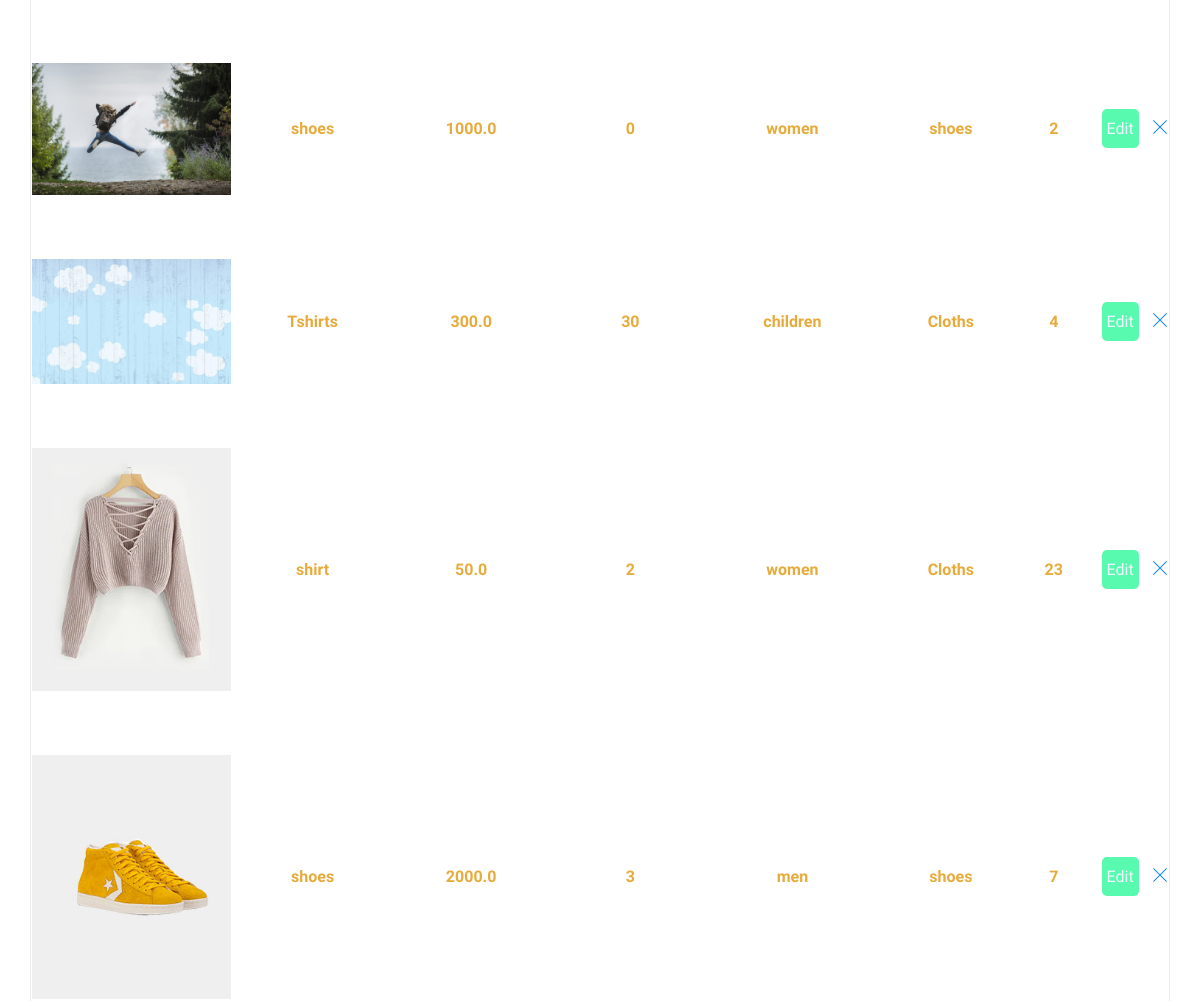
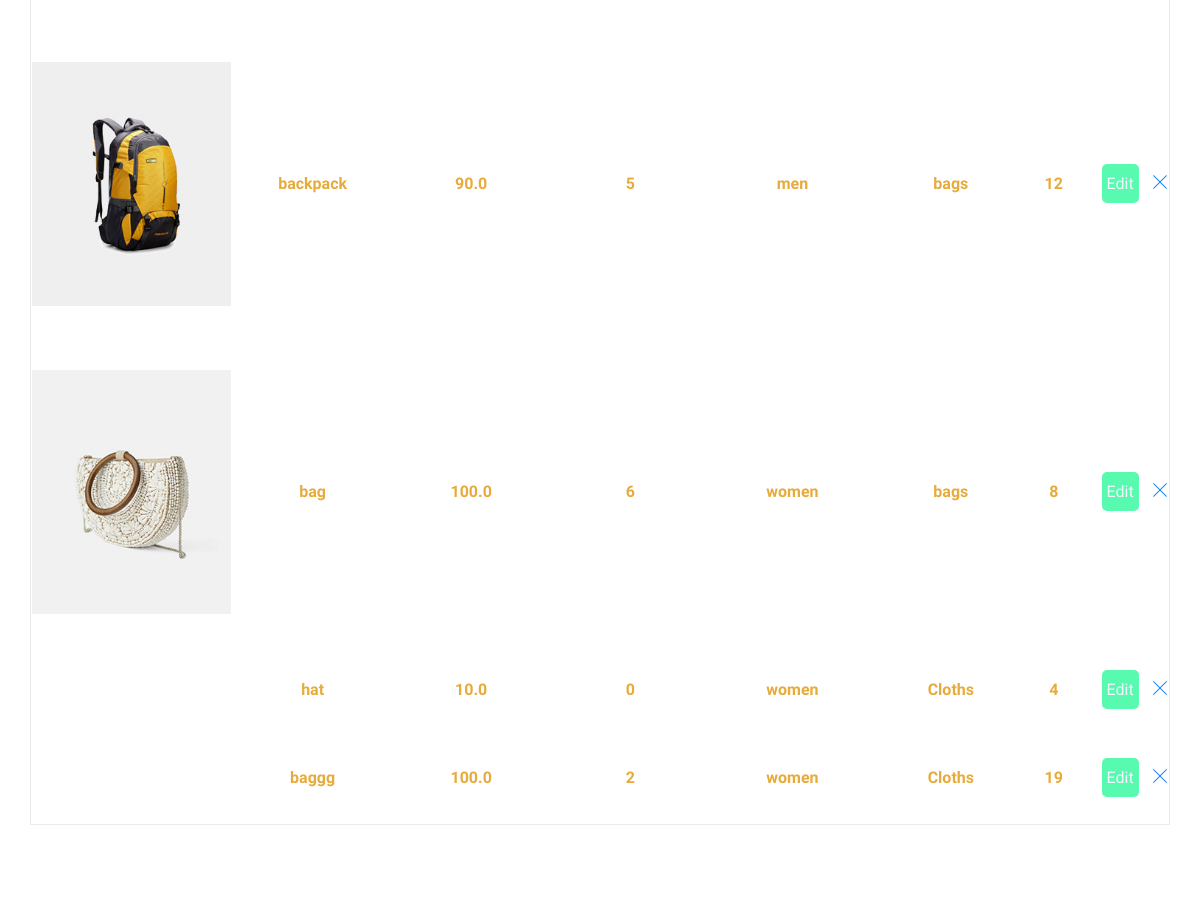
Page /users/admin-page/?q=product (signed in, middle part) on the earlier database version (2 pictures, top to bottom).
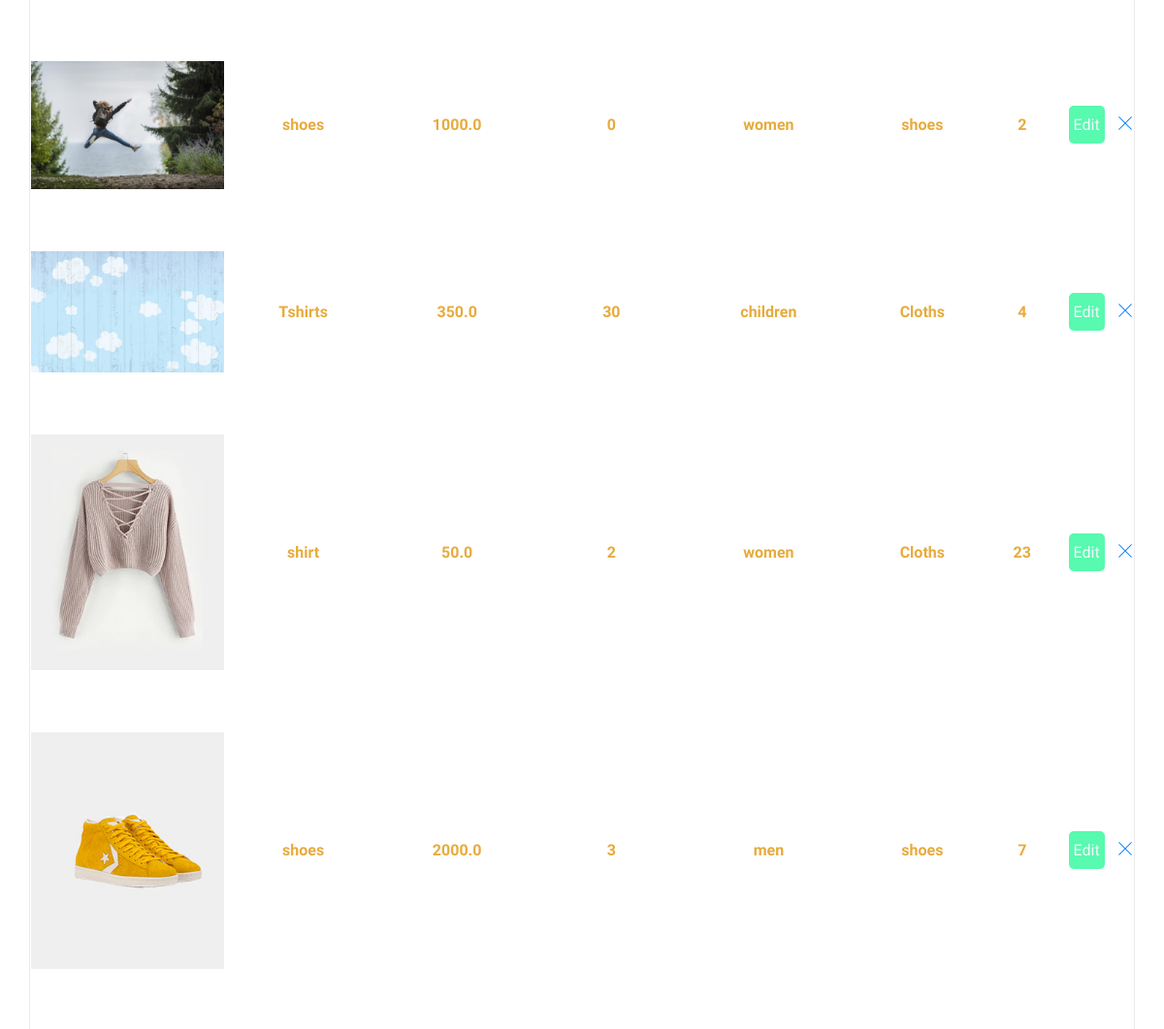
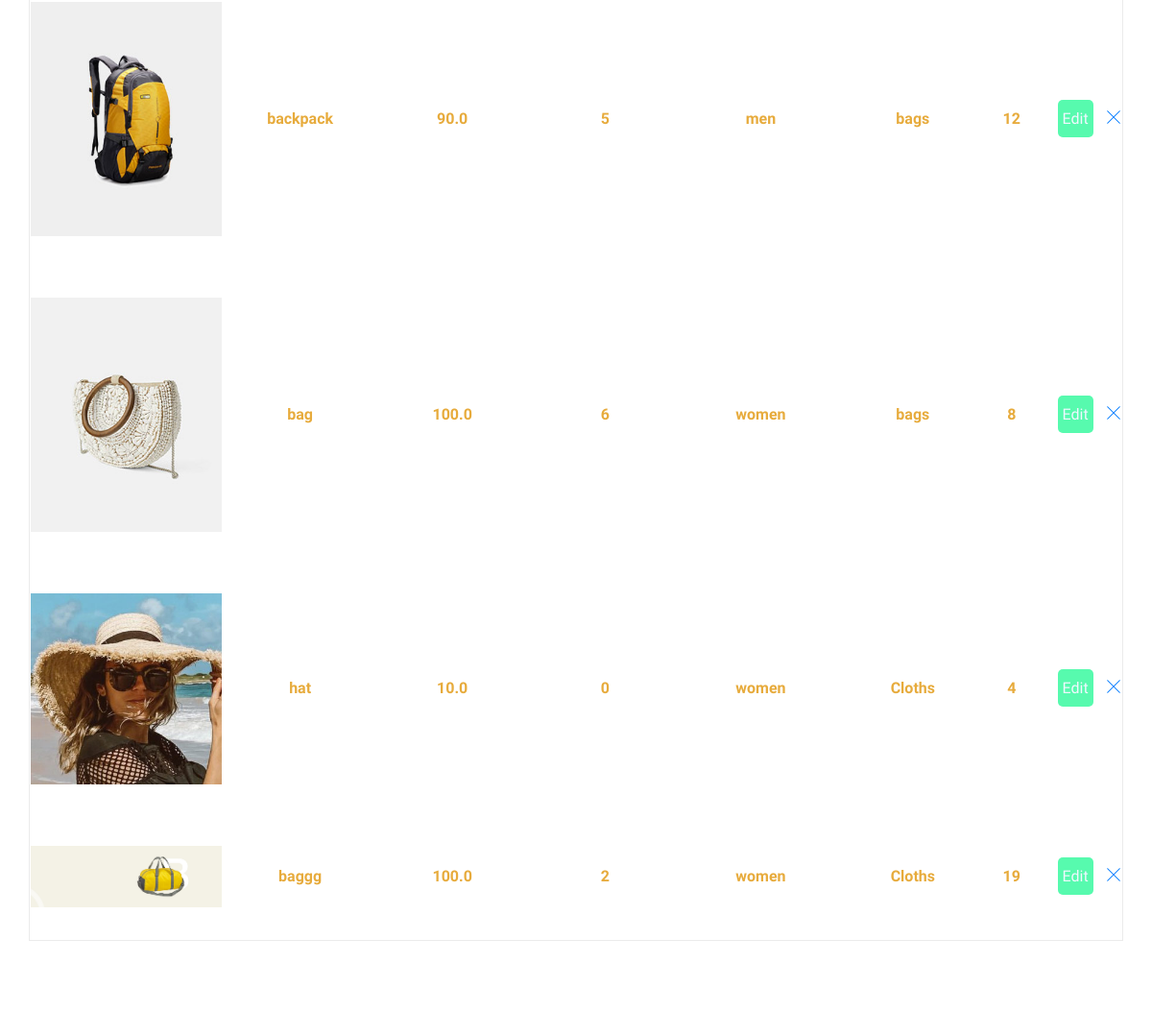
Same page on the later database version (2 pictures, top to bottom).
### products/models.py (models this page shows, shortened)
class Product(models.Model):
    owner=models.ForeignKey(Profile,on_delete=models.CASCADE, null=True)
    tag=models.ForeignKey(Tag,null=True,blank=True,on_delete=models.SET_NULL)
    cat=models.ForeignKey(Category,null=True,blank=True,on_delete=models.SET_NULL)
    size=models.ManyToManyField(Size,null=True,blank=True)
    color=models.ManyToManyField(Color,null=True,blank=True)
    name=models.CharField(max_length=300)
    description=models.TextField(null=True,blank=True)
    image=models.ImageField(null=True, blank=True,upload_to='profiles/')
    brand=models.CharField(max_length = 150,null=True,blank=True)
    price=models.FloatField(default=0, null=True, blank=True)
    discount=models.IntegerField(default=0, null=True, blank=True)
    stock=models.IntegerField(default=0, null=True, blank=True)
    vote_total=models.IntegerField(default=0, null=True, blank=True)
    vote_ratio=models.IntegerField(default=0,null=True, blank=True)
    created=models.DateTimeField(auto_now_add=True)
    id=models.UUIDField(default=uuid.uuid4 , unique=True, primary_key=True, editable=False)
    @property
    def imageURL(self):
        try:
            img=self.image.url
        except:
            img=''
        return img

class Category(models.Model):
    name=models.CharField(max_length=300,null=True)
    image=models.ImageField(upload_to='cat-img/',default='/staticfiles/images/latest-1.jpg',null=True)
    Banner=models.ImageField(upload_to='cat-img/banner/',default='/staticfiles/images/latest-1.jpg',null=True)
    created=models.DateTimeField(auto_now_add=True)
    id=models.UUIDField(default=uuid.uuid4, unique=True, primary_key=True, editable=False)
    def __str__(self):
        return str(self.name)

class Tag(models.Model):
    name=models.CharField(max_length=300,null=True)
    created=models.DateTimeField(auto_now_add=True)
    id=models.UUIDField(default=uuid.uuid4, unique=True, primary_key=True, editable=False)
    def __str__(self):
        return str(self.name)

### users/views.py (the view)
# urls.py: path('admin-page/',views.getAdminPages, name='admin-page'),
@login_required(login_url='login')
def getAdminPages(request):
    user=request.user
    q= request.GET.get('q') if request.GET.get('q') !=None else ''
    if user.is_staff==True :
        page_name='profiles'
        context={'page_name':page_name}
        if q == '' or q == 'profiles':
            page_name='profiles'
            profiles=Profile.objects.all()
            context={'profiles':profiles,'page_name':page_name}
        elif q == 'cat':
            page_name='cat'
            cats=Category.objects.all()
            context={'cats':cats,'page_name':page_name}
        elif q == 'size':
            page_name='size'
            sizes=Size.objects.all()
            context={'sizes':sizes,'page_name':page_name}
        elif q == 'color':
            page_name='color'
            colors=Color.objects.all()
            context={'colors':colors,'page_name':page_name}
        elif q == 'tag':
            page_name='tag'
            tags=Tag.objects.all()
            context={'tags':tags,'page_name':page_name}
        elif q == 'product':
            page_name='product'
            products=Product.objects.all()
            context={'products':products,'page_name':page_name}
        elif q == 'review':
            page_name='review'
            reviews=Review.objects.all()
            context={'reviews':reviews,'page_name':page_name}
        elif q == 'order':
            page_name='order'
            order=Order.objects.all()
            context={'order':order,'page_name':page_name}
        else:
            page_name='orderitem'
            orderitems=OrderItem.objects.all()
            context={'orderitems':orderitems,'page_name':page_name}
        return render(request,'users/adminpanel.html',context)

### users/templates/users/adminpanel.html (shortened to what this page needs)
{% extends 'main.html' %}
{% block content %}
<section class="shopping-cart spad">
    <div class="container">
        <div class="row">
            <div class="col-lg-12">
{% if page_name == 'profiles' %}
                <div class="cart-table">
                    <table>
                        <thead>
                            <tr>
                                <th>Image</th>
                                <th> Username</th>
                                <th>Name</th>
                                <th>Email</th>
                                <th>Phone Number</th>
                                <th>edit</th>
                                <th><i class="ti-close"></i></th>
                            </tr>
                        </thead>
                        <tbody>
                            {% for profile in profiles %}
                            <tr>
                                <td class="cart-pic first-row"><img src="{{profile.getImageURL}}" alt=""></td>
                                <td class="p-price first-row">
                                    {{profile.username}}
                                </td>
                                <td class="p-price first-row">{{profile.last_name}}</td>
                                <td class="p-price first-row">{{profile.email}}</td>
                                <td class="p-price first-row">{{profile.tel}}</td>
                                <td class="close-td first-row"><a href="{% url 'profile-edit-admin' profile.id %}" style=" border-radius: 5px; margin-left: 10px; padding-top: 10px;padding-bottom: 10px;padding-left: 5px; padding-right: 5px;background-color: rgb(87, 250, 174);color: aliceblue;" > Edit</a></td>
                                <td class="close-td first-row"><a href="{% url 'profile-delete-admin' profile.id %}"><i class="ti-close"></i></a></td>
                            </tr>
                           {% endfor %}
                        </tbody>
                    </table>
                </div>
{% elif page_name == 'product' %}
                <div class="cart-table">
                    <table>
                        <tbody>
                            {% for product in products %}
                            <tr>
                                <td class="cart-pic first-row"><img src="{{product.imageURL}}" alt=""></td>
                                <td class="p-price first-row">
                                    {{product.name}}
                                </td>
                                <td class="p-price first-row">{{product.price}}</td>
                                <td class="p-price first-row">{{product.discount}}</td>
                                <td class="p-price first-row">{{product.cat}}</td>
                                <td class="p-price first-row">{{product.tag}}</td>
                                <td class="p-price first-row">{{product.stock}}</td>
                                <td class="close-td first-row"><a href="{% url 'edit-product' product.id %}" style=" border-radius: 5px; margin-left: 10px; padding-top: 10px;padding-bottom: 10px;padding-left: 5px; padding-right: 5px;background-color: rgb(87, 250, 174);color: aliceblue;" > Edit</a></td>
                                <td class="close-td first-row"><a href="{% url 'delete-product' product.id %}"><i class="ti-close"></i></a></td>
                            </tr>
                           {% endfor %}
                        </tbody>
                    </table>
                </div>
{% endif%}
</div>
</div>
</div>
</section>
{% endblock content %}

Differences in the rows shown:
changed Product "Tshirts": price "300.0" → "350.0"
changed Product "hat": imageURL: picture added
changed Product "baggg": imageURL: picture added
